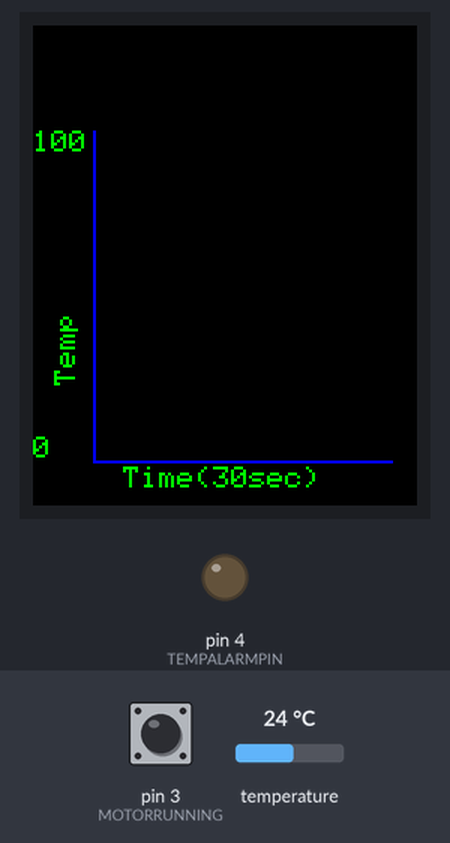
This sketch was run on a simulated Arduino Uno, built with avr-gcc and run on an emulated ATmega328P. On the bench: 128×160 colour display, output pins drawn as LEDs (lit = HIGH). The inputs (shaded band) are chosen by the test bench; at power-on: pin 3 (MOTORRUNNING) HIGH, temperature 24 °C. Random numbers use the default seed unless the sketch sets one.

Above: at 1.3 s.
1.4 s: pin 3 (MOTORRUNNING) pulled LOW for 3.2 s
At 3.6 s:
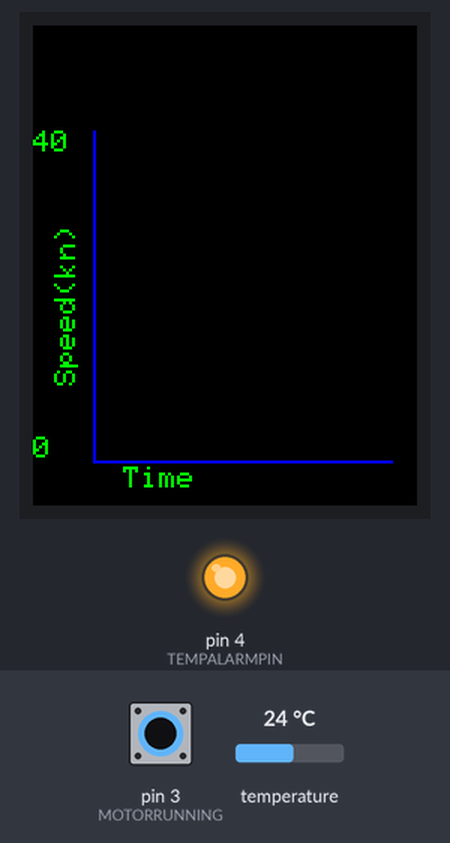
8.3 s: temperature set to 12 °C
At 9.8 s:
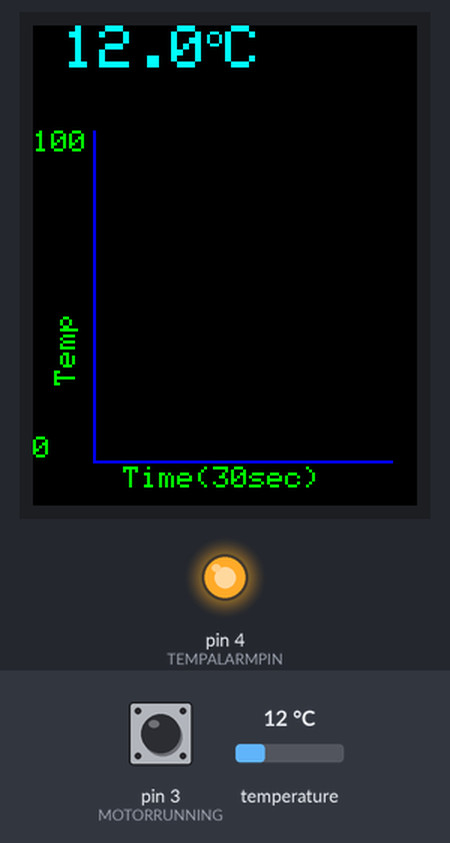
11.6 s: temperature set to 39.4 °C
At 12.1 s:
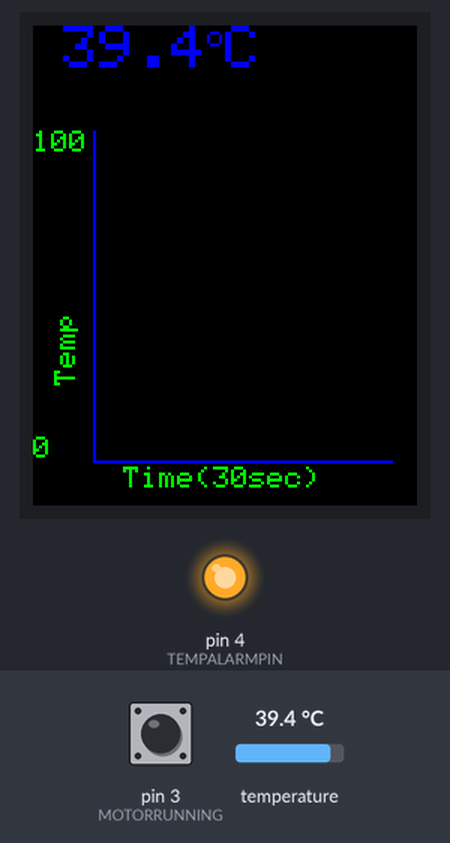
14.7 s: temperature set to 40.6 °C
At 17.5 s:
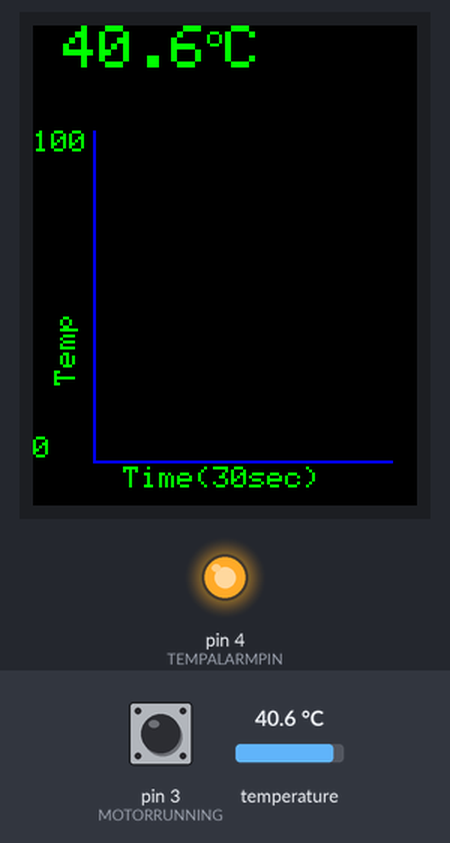
17.8 s: pin 3 (MOTORRUNNING) pulled LOW for 0.2 s
At 20.5 s:
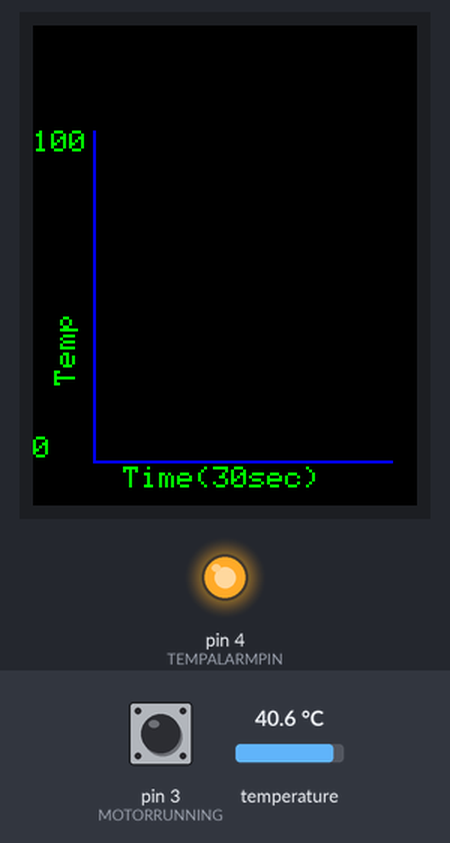
21.7 s: temperature set to 19 °C
At 23.7 s:
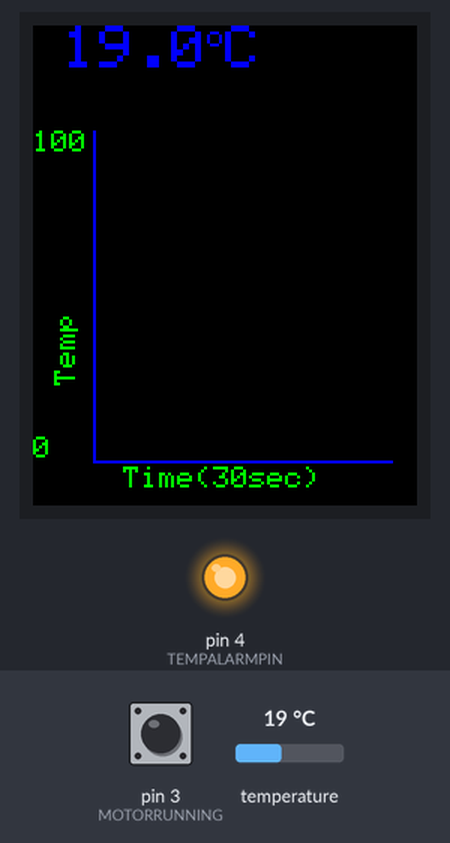
Timing chart, 0 to 25.2 s (numbered marks = the images above; inputs shaded):
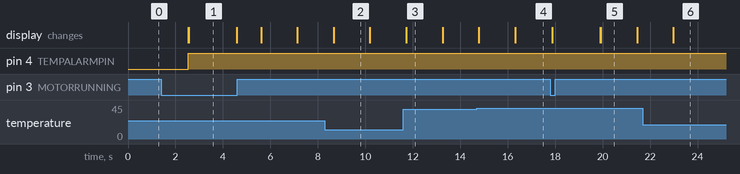

The sketch:

motorTemp1.ino
```cpp
// (licence header left out)
//I also tried the arduino tft lib but that one has difficulty displaying floats.
//it has other positive sides like not having to set the tab color of the display
//and a better way to select the color and standarized arduino like library
//But in the end I did choose the adafruit. Because of the hassele to print floats

#include <Adafruit_GFX.h>    // Core graphics library
#include <Adafruit_ST7735.h> // Hardware-specific library
#include <SPI.h>

// Libraries for DS1820 and Onewire
#include <OneWire.h>
#include <DallasTemperature.h>
#include <Average.h>


#define DEBUG 0
//1 normal debug
//2 simulate wind speed

// For the breakout, you can use any 2 or 3 pins
// These pins will also work for the 1.8" TFT shield
#define TFT_CS     9
#define TFT_RST    8  // you can also connect this to the Arduino reset
// in which case, set this #define pin to 0!
#define TFT_DC     7


#define GRAPHLEN 95

#define TEMPLOW 10 //=temp*10
#define TEMPHI 1000

#define BLUE_TEMP 20 //until this temp blue
#define CYAN_TEMP 40
#define GREEN_TEMP 70
#define TEMPALARM 87

#define TEMPALARMPIN 4
#define SENSORPIN 6

#define MOTORRUNNING 3


OneWire oneWire(SENSORPIN); // Setup onewire instance to communicate
DallasTemperature sensors(&oneWire);

Adafruit_ST7735 tft = Adafruit_ST7735(TFT_CS,  TFT_DC, TFT_RST);

char runMode = 0; //to detect the first run of each mode
int windGraphMax = 40; //40 knots is end force 8 make scale adaptive to increase graph resolution

//RunningAverage avWindGusts(5); //1 sample/second 5 seconds avg gusts can be seen
//RunningAverage avWind(120);  //should be 300 for real avg wind speed = avg wind speed over 5 minutes
#define AVBUF 30
Average<float> avWind(AVBUF);
#define AVBUF1 5
Average<float> avWindGusts(AVBUF1);


void setup(void) {
  Serial.begin(4800);  //NMEA works on 4800N81 debug data
 // Serial1.begin(4800); //serial1 for real data
  sensors.begin();
  // Use this initializer if you're using a 1.8" TFT
  tft.initR(INITR_BLACKTAB);   // initialize a ST7735S chip, black tab (het ding heeft een groene tab maar black werkt beter)
  tft.fillScreen(ST7735_BLACK);

  pinMode(TEMPALARMPIN, OUTPUT);
  pinMode(MOTORRUNNING, INPUT_PULLUP);
}

void loop()
{

  if(digitalRead(MOTORRUNNING))
   {
   scheduelerMotor();
   runMode=1;
   }
  else
   {
   scheduelerWind();
   runMode=2;
   }

//  scheduelerWind();


}

void scheduelerWind()
{
  /*
  I'd like my tastks to run timed:
  The graph needs to be updated every 30 seconds
  The temprature display each second
  */
  static long lastSecond = 0;
  static long last3Seconds = 0;
  static long last30Seconds = 0;
  static long last600Seconds = 0; //10 minutes
  float windSpeed = 0;
  static int windGraphMaxNew = windGraphMax;

  if (runMode != 2) //this is the first run init first
  {
    graphTFTInit( 20, 15, 100, 110, ST7735_BLUE, "Time", "Speed(kn)", ST7735_GREEN , 40); //40 kn = end force 8
    windSpeed = getWindSpeed();
    //   avWind.fillValue(windSpeed, 120);
    //   avWindGusts.fillValue(windSpeed,5);
    for (int i = 0; i < AVBUF; i++)
    {
      avWind.push(windSpeed);    //fill buffer with current wind speed value
      avWindGusts.push(windSpeed);    //fill buffer with current wind speed value
    }
    runMode = 2;
  }

  long nu = millis(); //now is already reserved. in this routine I want to work with the time at the start of the routine.
  if (nu < lastSecond) //overflow afterv52 hours!!
  {
    lastSecond = 0;
    last3Seconds = 0;
    last30Seconds = 0;
    last600Seconds = 0; //10 minutes

  }
  // each second
  if (nu > lastSecond + 1000)
  { //do tasks that need to be done each second
    windSpeed = getWindSpeed();
    avWind.push(windSpeed);
    avWindGusts.push(windSpeed);

    printWindSpeed(avWind.mean(), 10, 0, 2, 0x07FF); //cyan
    printBft(knots2Bft(int(avWind.mean()*10.0)), 85, 0, 2, 0x07FF); //cyan

    //     avWindGusts.addValue(windSpeed);
    if(DEBUG)
    {
    Serial.println("Wind, windMax, winAV");
    Serial.print(windSpeed);
    Serial.print(" , ");
    Serial.print(avWind.maximum());
    Serial.print(" , ");
    Serial.println(avWind.mean());
    }
    //    trip();
    //Serial.println(getWindSpeed());
    lastSecond = nu;
  }
  if (nu > last3Seconds + 3000)
  { //do tasts that need to be done each 30 seconds
    //    graphTFTDraw( 20, 15, 100, 110, ST7735_RED,int(getTemp()*10.0),0);
    graphTFTDrawWind( 20, 15, 100, 110, ST7735_RED, int(avWind.mean() * 10.0), int(avWindGusts.mean() * 10.0));

    last3Seconds = nu;
  }
  if (nu > last30Seconds + 30000)
  { //windGraphMax
    windGraphMaxNew = setWindScale();
    if (windGraphMaxNew != windGraphMax)
    {
      windGraphMax=windGraphMaxNew;
      graphTFTInit( 20, 15, 100, 110, ST7735_BLUE, "Time", "Speed(kn)", ST7735_GREEN , windGraphMax); //40 kn = end force 8
    }
    if (DEBUG)
    {
      Serial.println("30 seconds !!");
      Serial.println(windGraphMax);
    }

    last30Seconds = nu;
  }
  if (nu > last600Seconds + 600000)
  { //draw graph again with the last max value in the graph*1.5 als the max of the graph


    last600Seconds = nu;
  }

}

int setWindScale()
{
  if (avWind.maximum() > 30)  return 40;
  if (avWind.maximum() > 20)  return 30;
  if (avWind.maximum() > 15)  return 20;
  if (avWind.maximum() > 10)  return 15;
  return 10;

}

int knots2Bft(int knx10)
{
  /*
  input knx10 is windseed in knots * 10 to avoid floats
  bft  knots
  0    <1    10
  1    1-3    35
  2    4-6    65
  3    7-10    105
  4    11-16    165
  5    17-21    215
  6    22-27    275
  7    28-33    335
  8    34-40    405
  9    41-47    475
  10   48-55    555
  11   56-63    635
  12   64+
  */
 if(knx10<10) return 0;
 if(knx10<35) return 1;
 if(knx10<65) return 2;
 if(knx10<105) return 3;
 if(knx10<165) return 4;
 if(knx10<215) return 5;
 if(knx10<275) return 6;
 if(knx10<335) return 7;
 if(knx10<405) return 8;
 if(knx10<475) return 9;
 if(knx10<555) return 10;
 if(knx10<635) return 11;
 return 12;
}

float getWindSpeed()
{
  /*
  Get the wind speed out of the serial buffer. In case of timeout exit with -1
  NMEA data:
  $WIMWV,65.0,R,0.0,N,A*10
  $YXXDR,C,16,C*64
  $WIMWV,103.0,R,0.0,N,A*21
  $YXXDR,C,16,C*64
  $WIMWV,122.0,R,0.0,N,A*22
  $YXXDR,C,16,C*64
  $WIMWV,162.0,R,0.0,N,A*26
  $YXXDR,C,16,C*64

  $WIMWV,162.0,R,0.0,N,A*26<CR><LF>
        dir     Speed N=Nautical A=valid
  this mast head unit always returns Relative and Nautical units

  Oops it should be float...
  */

  byte CRC = 0;
  byte index = 0;
  byte index2 = 0;
  float result = 0;

  if (DEBUG == 2)
  {
    result = 20 + (random(90) / 10.0);
    Serial.print("Simulater wind value : ");
    Serial.println(result, 2);
    return result;
  }


  String wString;
  if (Serial.find("$WIMWV,"))
    wString = Serial.readStringUntil('\n'); //string = 162.0,R,0.0,N,A*26<CR>
  else
    return -1; //timeout finding the string
  Serial.println(wString);
  String sCRC = String("WIMWV," + wString);
  index = sCRC.indexOf('*');    //find the first *
  if (index == -1)
    return -1;                  //wrongly formatted string no *
  wString = wString.substring(0, index - 2); // to make sure the string has no clutter

  if (DEBUG) Serial.println(index, DEC);
  for (int i = 0; i < (index); i++)
    CRC = CRC ^ sCRC.charAt(i); //calculate the CRC
  if (DEBUG)
  {
    Serial.println(sCRC);
    Serial.print("CRC=");
    Serial.println(CRC, HEX);
    Serial.println(wString);
  }
  sCRC = wString.substring(index - 5, index - 3); //get the crc from the string
  if (DEBUG)
  {
    Serial.println(sCRC);
  }
  index = byte(strtol( &sCRC[0], NULL, 16)); //the crc in the string is in hex, make it dec
  if (DEBUG == 0)
  {
    if (index != CRC)              //CRC fault exit -1
      return -1;
  }
  //ok the next part is ugly
  index = wString.indexOf('*');
  index2 = wString.indexOf(',');             //5
  wString = wString.substring(index2 + 1, index); //r,230.0,N,A
  index2 = wString.indexOf(',');             //1
  wString = wString.substring(index2 + 1, index); //230.0,N,A
  result = wString.toFloat();                     //this is the wind speed. If it ever turns out 230 I'm in trouble
  index2 = wString.indexOf(',');             //5
  wString = wString.substring(index2 + 1, index); //N,A
  index2 = wString.indexOf(',');             //1
  wString = wString.substring(index2 + 1, index); //A

  if (wString.charAt(0) != 'A')
    return -2;                               //received nmea is invalid
  return result;
}

byte printWindSpeed(float Wind, byte x, byte y, byte fontSize, int16_t color)
{
  //Only print the temp if it is changed since last time
  //That results in a more stable display
  static float oldWind = -255;
  //float Wind;
  int rond;
  //Nu ik echte floats met avg gebruik gaat het wissen van de oude waarde soms mis en dat geeft een blijvende fout op het display
  // dus als ik de float van x.yyyy naar x.y maak dan zou het wel eens beter kunnen gaan

  //Wind=getWindSpeed();
  if (Wind < 0) //err in readout
    return -1;
  rond = int(Wind * 10);
  Wind = rond / 10.0;
  if (DEBUG == 2)
  {
    Serial.println("Wind, oldWind, int(Wind * 10),int(oldWind * 10)");
    Serial.print(Wind);
    Serial.print(" , ");
    Serial.print(oldWind);
    Serial.print(" , ");
    Serial.print(int(Wind * 100));
    Serial.print(" , ");
    Serial.println(int(oldWind * 100));


  }

  if ((oldWind != -255) && (int(oldWind * 10) != int(Wind * 10))) //compairing floats is no good
  {
    tft.setCursor(x, y);
    tft.setTextColor(ST7735_BLACK); //Erase the last value
    tft.setTextSize(fontSize);
    tft.print(oldWind, 1);
    tft.setTextSize(1);
    tft.print("kn");
    if (DEBUG) Serial.println(oldWind);

  }
  oldWind = Wind;
  tft.setCursor(x, y);
  tft.setTextColor(color);
  tft.setTextSize(fontSize);
  tft.print(Wind, 1);
  tft.setTextSize(1);
  tft.print("kn");
  //tft.setTextSize(fontSize);
  //tft.print('C');
  return 1;
}

byte printBft(int Wind, byte x, byte y, byte fontSize, int16_t color)
{
  //two almost the same routines is no good
  //Only print the temp if it is changed since last time
  //That results in a more stable display
  static int oldWind = -255;
  //float Wind;
  int rond;
  //Nu ik echte floats met avg gebruik gaat het wissen van de oude waarde soms mis en dat geeft een blijvende fout op het display
  // dus als ik de float van x.yyyy naar x.y maak dan zou het wel eens beter kunnen gaan

  //Wind=getWindSpeed();
  if (Wind < 0) //err in readout
    return -1;
  rond = int(Wind * 10);
  Wind = rond / 10.0;
  if (DEBUG == 2)
  {
    Serial.println("Wind, oldWind, int(Wind * 10),int(oldWind * 10)");
    Serial.print(Wind);
    Serial.print(" , ");
    Serial.print(oldWind);
    Serial.print(" , ");
    Serial.print(int(Wind * 100));
    Serial.print(" , ");
    Serial.println(int(oldWind * 100));


  }

  if ((oldWind != -255) && (int(oldWind * 10) != int(Wind * 10))) //compairing floats is no good
  {
    tft.setCursor(x, y);
    tft.setTextColor(ST7735_BLACK); //Erase the last value
    tft.setTextSize(fontSize);
    tft.print(oldWind);
    tft.setTextSize(1);
    tft.print("kn");
    if (DEBUG) Serial.println(oldWind);

  }
  oldWind = Wind;
  tft.setCursor(x, y);
  tft.setTextColor(color);
  tft.setTextSize(fontSize);
  tft.print(Wind);
  tft.setTextSize(1);
  tft.print("Bft");
  //tft.setTextSize(fontSize);
  //tft.print('C');
  return 1;
}


void graphTFTDrawWind(byte x, byte y, byte sizeX, byte sizeY, uint16_t color, int var, int var1)
{
  /*
  Fill graph with data.
  DataBuf[GRAPHLEN] are GRAPHLEN points of data in a cicrular buffer. var is written in the buffer at location DataBufPoint.
  The drawing of the buffer to the tft starts at DataBufPoint and runs for GRAPHLEN points
  */

  static uint16_t dataBuf[GRAPHLEN];
  static uint16_t dataBuf1[GRAPHLEN];
  static char dataBufPoint = 0;
  int j = 0, k = 0;
  x++; //the graph area in 1 smaller than the axis drawn
  y++;
  sizeX;
  sizeY;
  if (var < 0) var = 0;
  if (var1 < 0) var1 = 0;
  tft.fillRect(x, tft.height() - sizeY - y, sizeX, sizeY + 1, 0);

  if (dataBufPoint == GRAPHLEN - 1)
    dataBufPoint = 0;

  dataBuf[dataBufPoint] = var;
  dataBuf1[dataBufPoint] = var1;

  dataBufPoint++;
  for (char i = 0; i < GRAPHLEN; i++)
  {
    j = dataBufPoint + i;
    if (j > GRAPHLEN - 1)
      j = dataBufPoint + i - GRAPHLEN;
    k = map(dataBuf[j], 0, windGraphMax * 10, tft.height() - y, tft.height() - y - sizeY);
    tft.drawPixel(x + i , constrain ((k), tft.height() - y - sizeY, tft.height() - y), color);

    k = map(dataBuf1[j], 0, windGraphMax * 10, tft.height() - y, tft.height() - y - sizeY);
    tft.drawPixel(x + i , constrain ((k), tft.height() - y - sizeY, tft.height() - y), 0xFFE0); //yellow

  }
}


void scheduelerMotor()
{
  /*
  I'd like my tastks to run timed:
  The graph needs to be updated every 30 seconds
  The temprature display each second
  */
  //  static long lastTime=0;
  static long lastSecond = 0;
  static long last30Seconds = 0;
  if (runMode != 1) //this is the first run init first
  {
    graphTFTInit( 20, 15, 100, 110, ST7735_BLUE, "Time(30sec)", "Temp", ST7735_GREEN, 100);
    runMode = 1;
  }
  long nu = millis(); //now is already reserved. in this routine I want to work with the time at the start of the routine.
  // each second
  if (nu > lastSecond + 1000)
  { //do tasks that need to be done each second
    printTemp(10, 0, 2, temp2Color(getTemp()));
    trip();
    lastSecond = nu;
  }
  if (nu > last30Seconds + 30000)
  { //do tasts that need to be done each 30 seconds
    graphTFTDraw( 20, 15, 100, 110, ST7735_RED, int(getTemp() * 10.0), 0);
    last30Seconds = nu;
  }


  //  lastTime=nu; //Preserve te last execution time
}

float getTemp()
{
  sensors.requestTemperatures();
  return sensors.getTempCByIndex(0);
}

void printTemp(byte x, byte y, byte fontSize, int16_t color)
{
  //Only print the temp if it is changed since last time
  //That results in a more stable display
  static float oldTemp = -255;
  float Temp;

  Temp = getTemp();

  if ((oldTemp != -255) && (int(oldTemp * 10) != int(Temp * 10))) //compairing floats is no good
  {
    tft.setCursor(x, y);
    tft.setTextColor(ST7735_BLACK); //Erase the last value
    tft.setTextSize(fontSize);
    tft.print(oldTemp, 1); //The temperature sensor returns only one digit
    tft.setTextSize(1);
    tft.print('o');
    tft.setTextSize(fontSize);
    tft.print('C');

  }
  oldTemp = Temp;
  tft.setCursor(x, y);
  tft.setTextColor(color);
  tft.setTextSize(fontSize);
  tft.print(Temp, 1);
  tft.setTextSize(1);
  tft.print('o');
  tft.setTextSize(fontSize);
  tft.print('C');

}

void graphTFTInit(byte x, byte y, byte sizeX, byte sizeY, uint16_t color, char *xLegend, char *yLegend, uint16_t tColor, int maxYScale)
{
  //dispay has 0,0 top left
  //to convert to bottom left y1=tft.height()-y
  tft.fillScreen(ST7735_BLACK);
  tft.setTextColor(tColor);
  tft.setTextSize(1);
  tft.setCursor(x + 10, (tft.height() - y + 2));
  tft.print(xLegend);

  tft.setRotation(3); // rotate screen to print y legend
  tft.setCursor(tft.width() - x - sizeX, y - 8);
  tft.print(yLegend);
  tft.setRotation(0); // rotate back again
  tft.setCursor(0, tft.height() - y - 8);
  tft.print(0);       //these values should be set by varibles or something, but this works too. 0 degrees at the botom
  tft.setCursor(0, tft.height() - y - sizeY);
  tft.print(maxYScale); //these values should be set by varibles or something, but this works too.100 degrees at the top


  tft.drawFastHLine(x, tft.height() - y, sizeX, color); //fastline code is realy different in the lib so I guess it is realy faster
  tft.drawFastVLine(x, tft.height() - sizeY - y, sizeY, color);

}

void graphTFTDraw(byte x, byte y, byte sizeX, byte sizeY, uint16_t color, int var, char trip)
{
  /*
  Fill graph with data.
  DataBuf[GRAPHLEN] are GRAPHLEN points of data in a cicrular buffer. var is written in the buffer at location DataBufPoint.
  The drawing of the buffer to the tft starts at DataBufPoint and runs for GRAPHLEN points
  */

  static int dataBuf[GRAPHLEN];
  static char dataBufPoint = 0;
  int j = 0, k = 0;
  x++; //the graph area in 1 smaller than the axis drawn
  y++;
  sizeX;
  sizeY;

  tft.fillRect(x, tft.height() - sizeY - y, sizeX, sizeY + 1, 0);

  if (dataBufPoint == GRAPHLEN - 1)
    dataBufPoint = 0;

  dataBuf[dataBufPoint] = var;
  dataBufPoint++;
  for (char i = 0; i < GRAPHLEN; i++)
  {
    j = dataBufPoint + i;
    if (j > GRAPHLEN - 1)
      j = dataBufPoint + i - GRAPHLEN;
    k = map(dataBuf[j], TEMPLOW, TEMPHI, tft.height() - y, tft.height() - y - sizeY);
    tft.drawPixel(x + i , constrain ((k), tft.height() - y - sizeY, tft.height() - y), color);
  }
}

int temp2Color(float temp)
{
  /*
  Now with these tft displays cool things are posible. Information can also be given at a glance in the form of color
  b0   b4 b5     b10  b11     b15
  Blue     Green         Red

  so a pattern 111 shifting through the 16 bits could change the color from cool blue to red hot.
  hu nice try but no bannana's
  I still need to optimize the colors for my diesel engine MD3B
  */
  temp = int(temp); //compairing floats is no good
  if (temp < BLUE_TEMP)
    return 0x001F; //BLUE
  if (temp < CYAN_TEMP)
    return 0x07FF; //CYAN
  if (temp < GREEN_TEMP)
    return 0x07E0; //green
  if (temp < TEMPALARM )
    return 0xFFE0;  //yellow
  return ST7735_RED;

}


void trip()
{
  if (int(getTemp) > TEMPALARM)
    digitalWrite(TEMPALARMPIN, HIGH);
  else
    digitalWrite(TEMPALARMPIN, LOW);

}
```

Measured:
- the behaviour switches between 39.9 and 40 °C on temperature (found by bisection; images 3 and 4)
- after the input at 8.3 s, the display: changes after 0.37 s (image 2)
- after the input at 11.6 s, the display: changes after 0.13 s (image 3)
- after the input at 14.7 s, the display: first changes after 0.09 s (image 4 shows a later state)
- after the input at 17.8 s, the display: first changes after 0.07 s (image 5 shows a later state)
- what the display in image 1 shows lasts 2.0 s, from 2.6 s to 4.6 s
- what the display in image 2 shows lasts 1.5 s, from 8.7 s to 10.2 s
